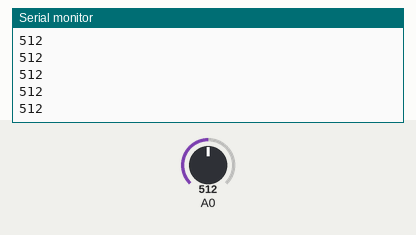
This sketch was run on a simulated Arduino Uno, built with avr-gcc and run on an emulated ATmega328P. Shown: the last lines printed to the serial monitor. The test bench sets the inputs (shaded band); at power-on: A0 = 512.

Above: at 1.2 s.
1.3 s: A0 set to 716
At 1.31 s:
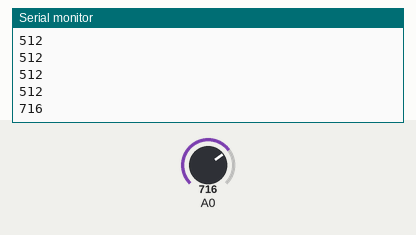
2.8 s: A0 set to 900
At 2.81 s:
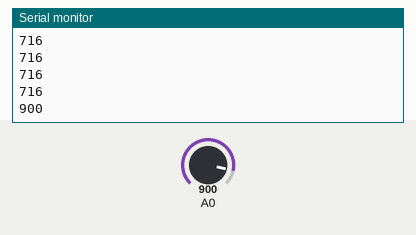
Timing chart, 0 to 5.8 s (numbered marks = the images above; inputs shaded):
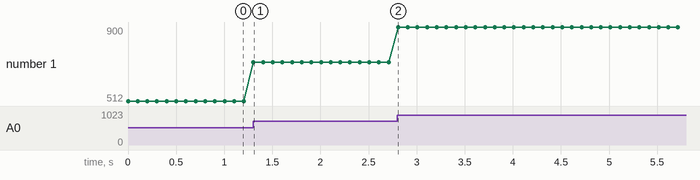

The sketch:

keypad_raw_values.ino
```cpp
//Variable for keypad input
int keyIn = 0;
//Array to store keypad raw values
int keyVals [16] = {
  1, 2, 3, 10,
  4, 5, 6, 11,
  7, 8, 9, 12,
  14, 0, 15, 13
  };
//Characters corressponding to each key
char keys [16] = {
  '1','2','3','A',
  '4','5','6','B',
  '7','8','9','C',
  '*','0','#','D'
  };
void setup() {
  //Initialize serial
  Serial.begin(115200);
}

void loop()
{
  //Read the Analog pin, where we connected the voltage divider
  keyIn = analogRead(A0);
  //Print the raw value for each key
  Serial.println(keyIn);
  // It's important to save this values, we will use them to determine the key pressed
  // You can store them in the keyVals array(the value for 1 goes in 1,the value for 2 goes in 2,etc...)
  // 10 is A, 11 is B, 12 is C, 13 is D, 14 is * and 15 is #
  // Also the order matches the keypad, so there should be no confusion
  delay(100);
}
```

Measured:
- after the input at 1.3 s, the serial monitor: prints a new line at once (image 1)
- after the input at 2.8 s, the serial monitor: prints a new line at once (image 2)
- plotted number 1: 512 → 716 after the input at 1.3 s, 716 → 900 after the input at 2.8 s
